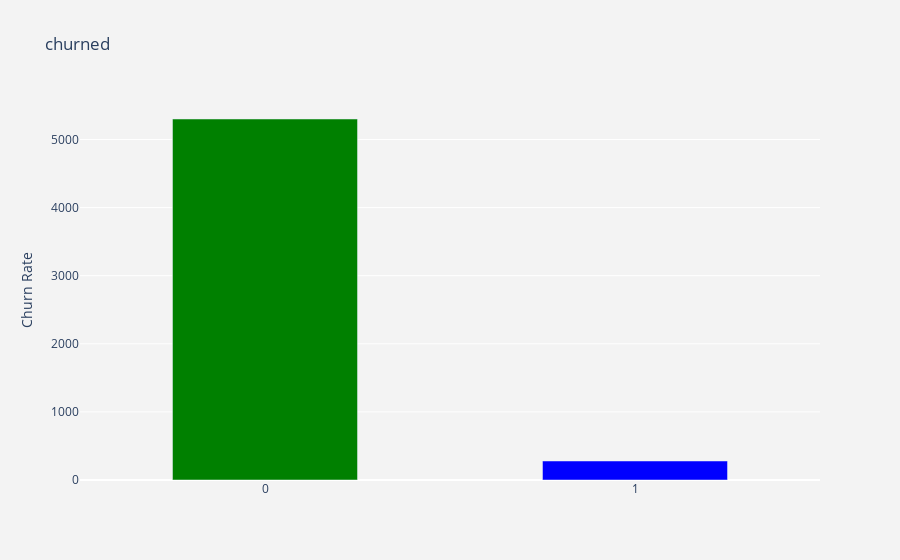

The notebook cell saved with this chart:
### Code cell
import plotly.graph_objects as go
import plotly.offline as pyoff
df_plot = df_data.groupby('churned').count().reset_index()
plot_data = [
    go.Bar(
        x=df_plot['churned'],
        y=df_plot['time_spent'],
        width = [0.5, 0.5],
        marker=dict(
        color=['green', 'blue'])
    )
]
plot_layout = go.Layout(
        xaxis={"type": "category"},
        yaxis={"title": "Churn Rate"},
        title='churned',
        plot_bgcolor  = 'rgb(243,243,243)',
        paper_bgcolor  = 'rgb(243,243,243)',
    )
fig1 = go.Figure(data=plot_data,layout=plot_layout)
pyoff.iplot(fig1)

### Figure 1 — Plotly figure (JSON) as saved in the notebook; plotly's stock layout.template omitted (floating-point values rounded to 4 significant figures)
{"data": [{"marker": {"color": ["green", "blue"]}, "type": "bar", "width": [0.5, 0.5], "x": [0, 1], "y": [5301, 279]}], "layout": {"paper_bgcolor": "rgb(243,243,243)", "plot_bgcolor": "rgb(243,243,243)", "title": {"text": "churned"}, "xaxis": {"type": "category"}, "yaxis": {"title": {"text": "Churn Rate"}}}}
